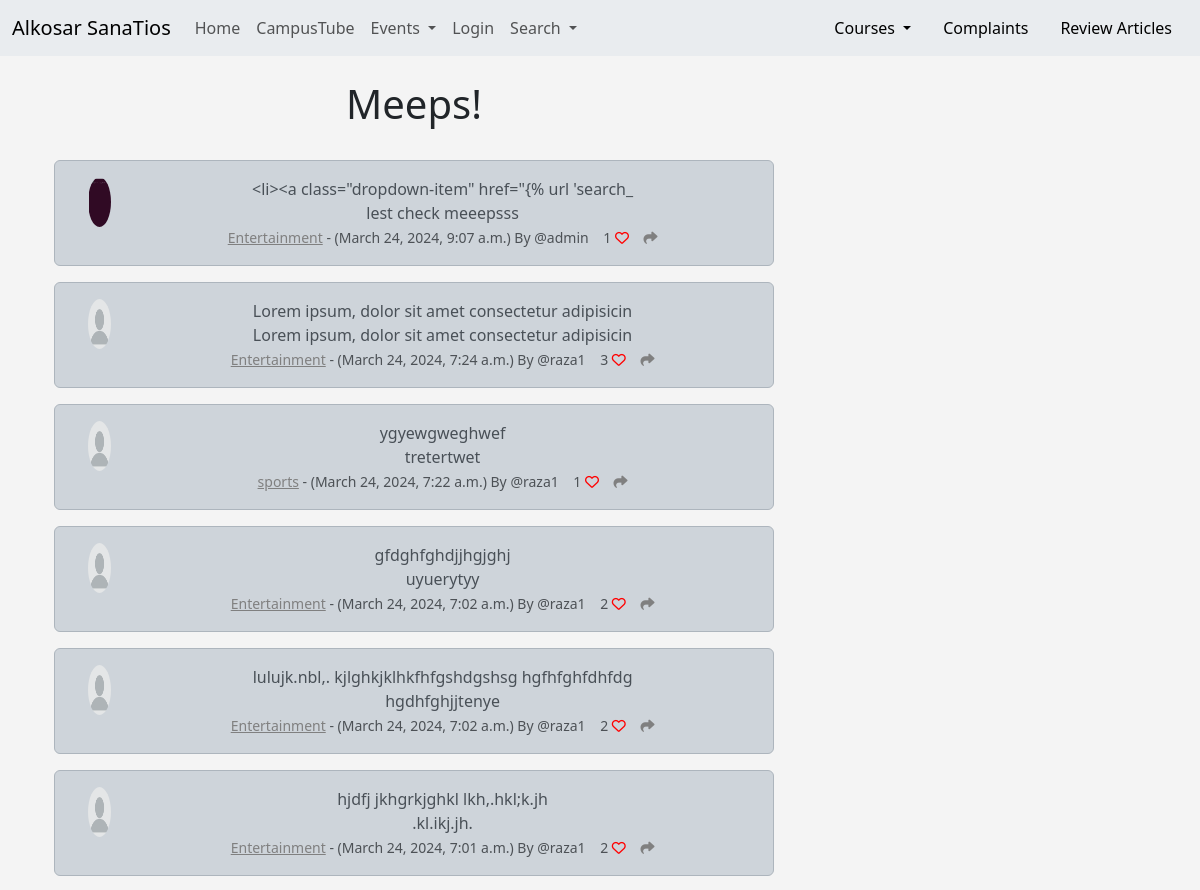
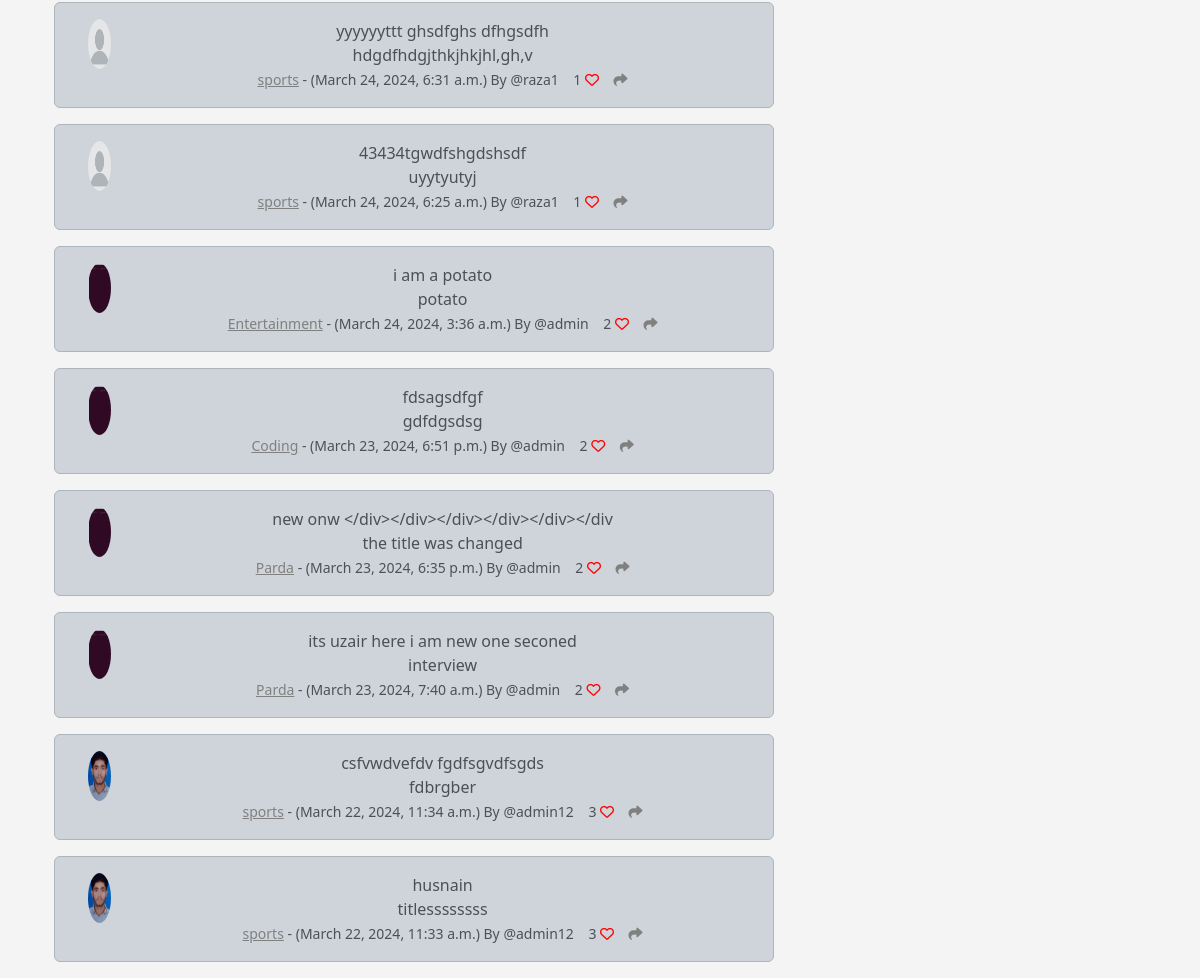
The app's page /home, older data (2 pictures, top to bottom).
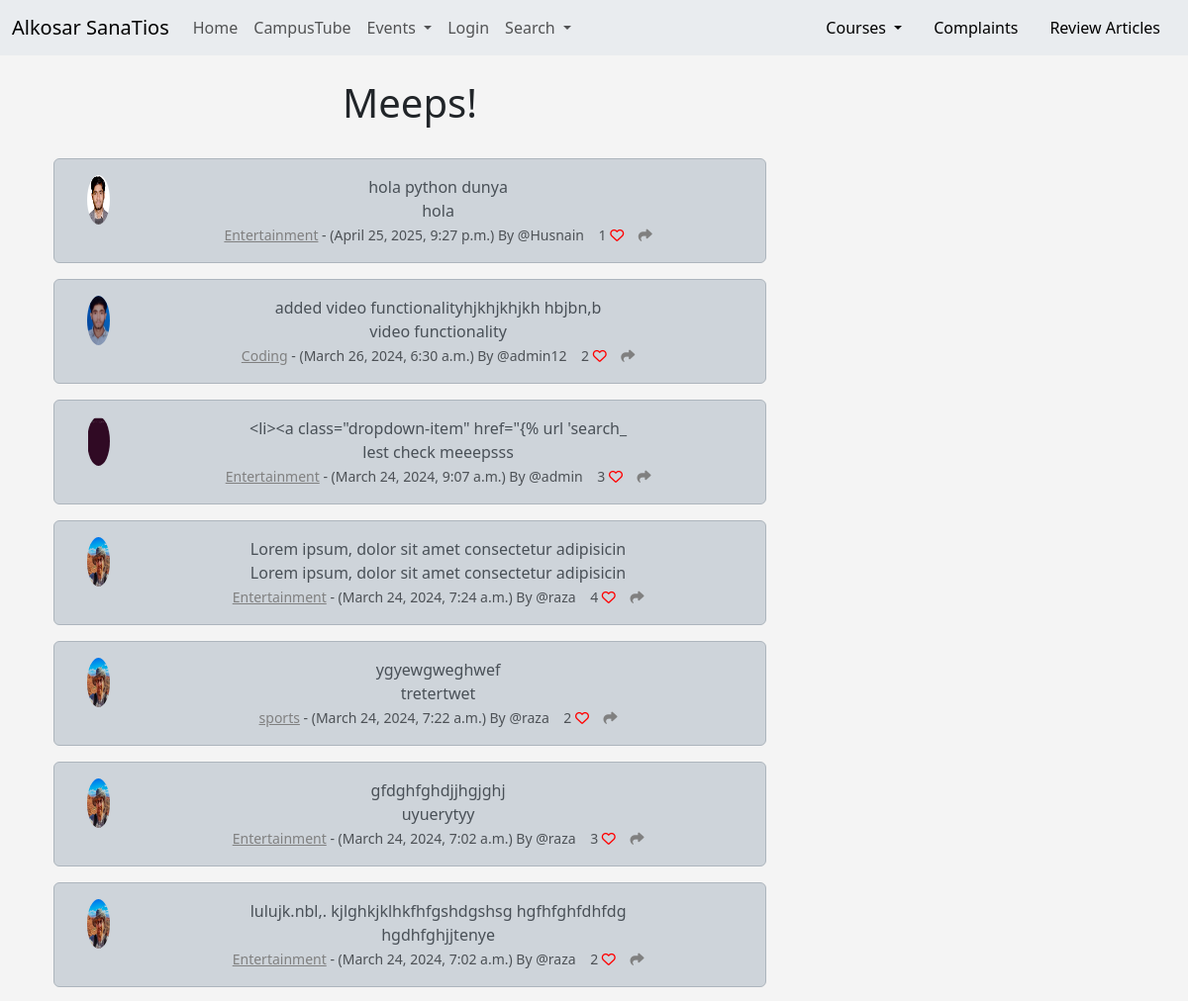
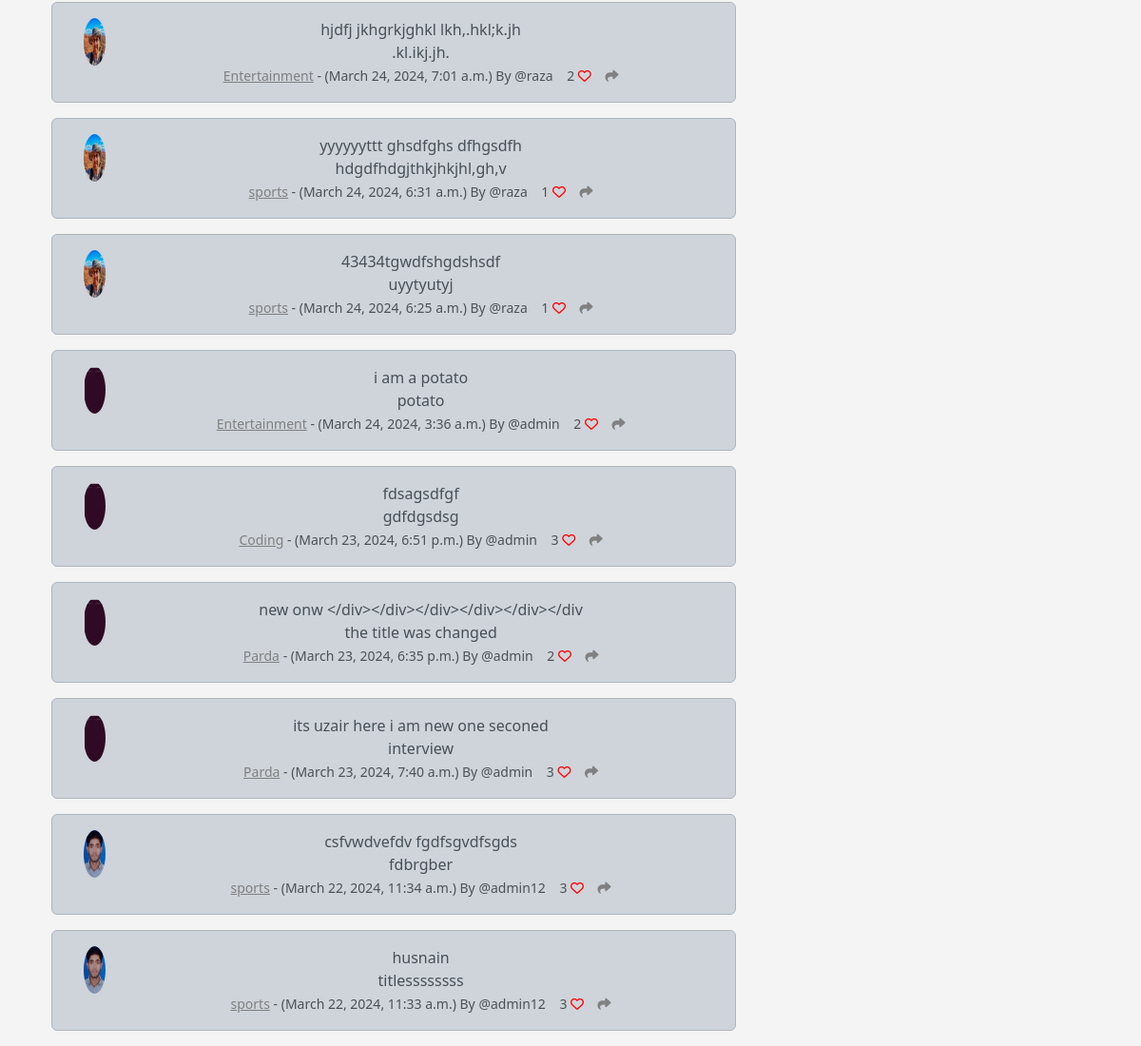
The same page, newer data (2 pictures, top to bottom).
### home/models.py (models this page shows, shortened)
class Meep(models.Model):
    user = models.ForeignKey(User, related_name= "meeps",on_delete= models.DO_NOTHING)
    body = RichTextField(blank=True, null = True)
    created_at = models.DateTimeField(auto_now_add = True)
    likes = models.ManyToManyField(User, related_name = "meep_like", blank = True)
    category = models.CharField(max_length= 255, default='Entertainment')
    title = models.CharField(max_length=255, default = 'No Title')
    def number_of_likes(self):
        return self.likes.count()

class Profile(models.Model):
    user = models.OneToOneField(User, on_delete=models.CASCADE)
    follows = models.ManyToManyField("self",
    related_name = "followed_by",
    symmetrical= False,
    blank=True)
    date_modified = models.DateTimeField(User, auto_now = True)
    profile_image = models.ImageField(null = True, blank = True, upload_to = 'profile-images/')
    profile_bio = models.CharField(null=True, blank=True, max_length=500)
    homepage_link = models.CharField(null=True, blank=True, max_length=200)
    facebook_link = models.CharField(null=True, blank=True, max_length=200)
    instagram_link = models.CharField(null=True, blank=True, max_length=200)
    linkdin_link = models.CharField(null=True, blank=True, max_length=200)

### home/views.py (the view)
# urls.py: path('home', views.home, name = 'home' ),
def home(request):
    if request.user.is_authenticated:
        form = MeepForm(request.POST or None)
        if request.method == "POST":
            if form.is_valid():
                meep = form.save(commit= False)
                meep.user = request.user
                meep.save()
                messages.success(request, 'Your Meep Has Been Posted....!')
                return redirect("home")
        meeps = Meep.objects.all().order_by("-created_at")
        return render (request, 'home/home.html', {'meeps': meeps, 'form': form})
    else:
        meeps = Meep.objects.all().order_by("-created_at")
        return render (request, 'home/home.html', {'meeps': meeps })

### home/templates/home/home.html (shortened to what this page needs)
{% extends 'home/base.html' %}
{% load static %}
{% block content %}
	<div class="container text-center">
		<div class="row">
			<div class="col-8">
	<h1>Meeps!</h1>
<br/>
	{% for meep in meeps %}
		<div class="alert alert-dark" role="alert">
<div class="container">
	<div class="row">
		<div class="col-1">
		  {% if meep.user.profile.profile_image %}
				<img src="{{ meep.user.profile.profile_image.url }}" width=70% height=70% class="rounded-circle" alt="{{ profile.user.username }}">
				{% else %}
				<img src="{% static 'images/20th.jpg' %}" width=70% height=70% class="rounded-circle" alt="{{ profile.user.username }}">
				{% endif %}
		</div>
		<div class="col-11">
		  {{ meep.body|slice:":50"  }}<br/>
          {{ meep.title|slice:":50"}} <br>
		  <small class="text-muted">
          <a href="{% url 'category' meep.category %}" style="color: gray;"> {{ meep.category }}</a> -
		  	({{ meep.created_at}}) By
		  	@{{ meep.user.username }}
		  	{{ meep.number_of_likes }}
		  	{% if user in meep.likes.all %}
		  	  <a href="{% url 'meep_like' meep.id %}">
	<i class="fa-solid fa-heart" style="color:red"></i></a>
		  	{% else %}
		  		<a href="{% url 'meep_like' meep.id %}">
		  <i class="fa fa-heart-o" style="color:red"></i></a>
		  	{% endif %}
		  	<a href="{% url 'meep_show' meep.id %}">
	<i class="fa-solid fa-share" style="color:gray"></i>
		  	</a>
		  </small>
		</div><br/><br/>
			</div>
		</div>
	</div>
	{% endfor %}
</div>
<div class="col-4">
				<br/><br/><br/>
</div>
{% endblock %}

Row changes from the older to the newer data that the page shows:
added Meep: user.profile.profile_image (picture), body "hola python dunya", title "hola", category "Entertainment", created_at "April 25, 2025, 9:27 p.m.", user.username "Husnain", number_of_likes "1"
added Meep: user.profile.profile_image (picture), body "added video functionalityhjkhjkhjkh hbjbn,b", title "video functionality", category "Coding", created_at "March 26, 2024, 6:30 a.m.", user.username "admin12", number_of_likes "2"
computed for Meep "<li><a class=\"dropdown-item\" href=\"{% url 'search_": number_of_likes "1" → "3"
changed through a linked row, Meep "Lorem ipsum, dolor sit amet consectetur adipisicin": user.profile.profile_image: picture added; user.username "raza1" → "raza"; number_of_likes "3" → "4"; profile_image: picture removed
changed through a linked row, Meep "ygyewgweghwef": user.profile.profile_image: picture added; user.username "raza1" → "raza"; number_of_likes "1" → "2"; profile_image: picture removed
changed through a linked row, Meep "gfdghfghdjjhgjghj": user.profile.profile_image: picture added; user.username "raza1" → "raza"; number_of_likes "2" → "3"; profile_image: picture removed
changed through a linked row, Meep "lulujk.nbl,. kjlghkjklhkfhfgshdgshsg hgfhfghfdhfdg": user.profile.profile_image: picture added; user.username "raza1" → "raza"; profile_image: picture removed
changed through a linked row, Meep "hjdfj jkhgrkjghkl lkh,.hkl;k.jh": user.profile.profile_image: picture added; user.username "raza1" → "raza"; profile_image: picture removed
changed through a linked row, Meep "yyyyyyttt ghsdfghs dfhgsdfh": user.profile.profile_image: picture added; user.username "raza1" → "raza"; profile_image: picture removed
changed through a linked row, Meep "43434tgwdfshgdshsdf": user.profile.profile_image: picture added; user.username "raza1" → "raza"; profile_image: picture removed
computed for Meep "fdsagsdfgf": number_of_likes "2" → "3"
computed for Meep "its uzair here i am new one seconed": number_of_likes "2" → "3"
